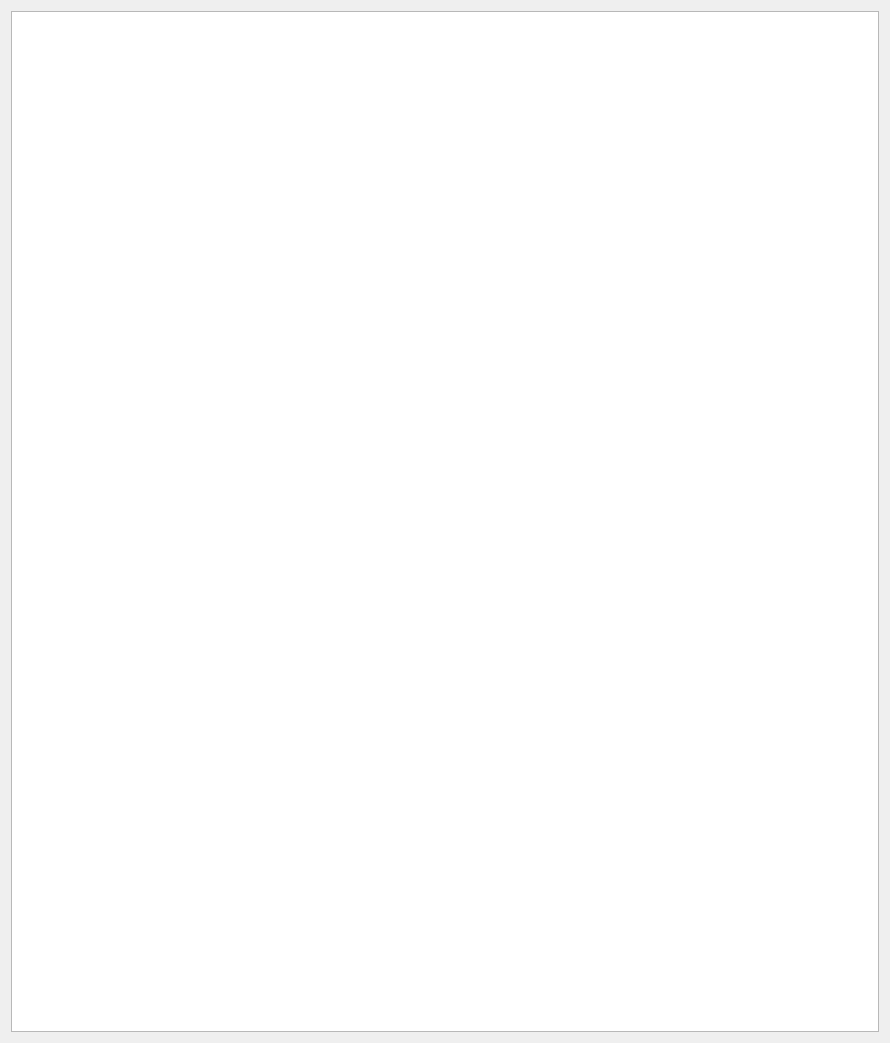
<?xml version="1.0" encoding="UTF-8"?>
<ui version="4.0">
 <class>RomHexDialog</class>
 <widget class="QDialog" name="RomHexDialog">
  <property name="geometry">
   <rect>
    <x>0</x>
    <y>0</y>
    <width>890</width>
    <height>1043</height>
   </rect>
  </property>
  <property name="windowTitle">
   <string>Hex View</string>
  </property>
  <layout class="QVBoxLayout" name="verticalLayout">
   <item>
    <widget class="QPlainTextEdit" name="plaintextHex">
     <property name="font">
      <font>
       <family>Noto Mono</family>
       <kerning>false</kerning>
      </font>
     </property>
     <property name="readOnly">
      <bool>true</bool>
     </property>
     <property name="plainText">
      <string notr="true"/>
     </property>
    </widget>
   </item>
  </layout>
 </widget>
 <resources/>
 <connections/>
</ui>
